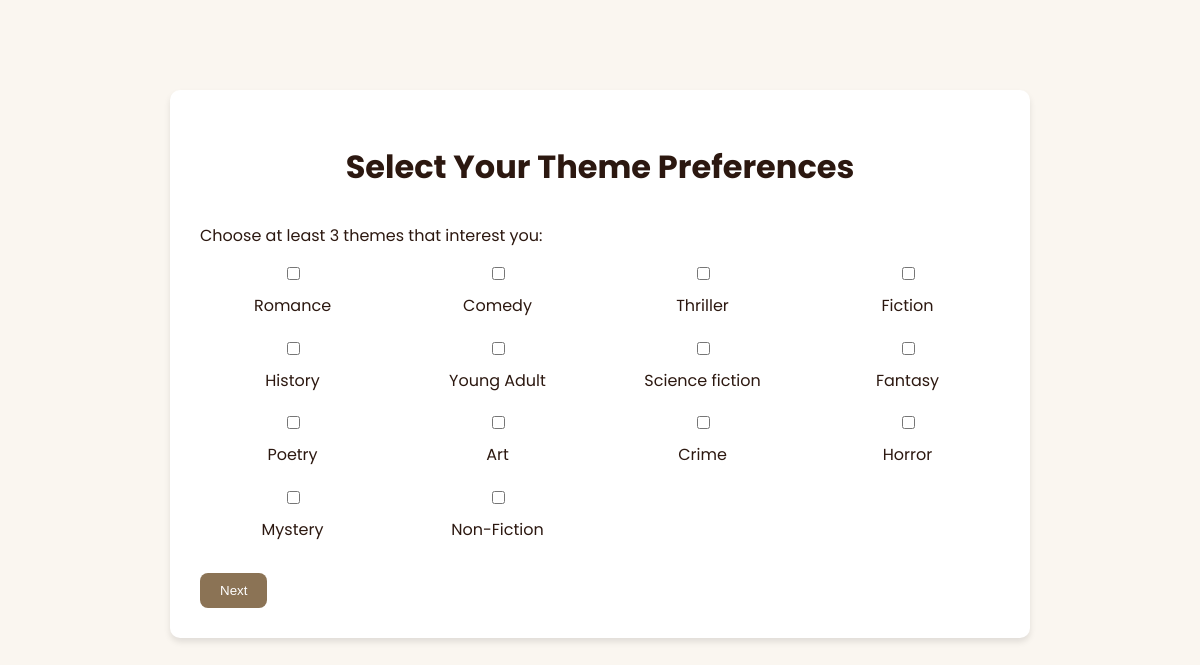
The app's page /members/theme-selection/ with its own data.
### discussion/models.py (models this page shows, shortened)
class Theme(models.Model):
    name = models.CharField(max_length=100, unique=True)

### members/views.py (the view)
# urls.py: path('theme-selection/', views.theme_selection, name='theme_selection'),
def theme_selection(request):
    if request.method == 'POST':
        form = ThemeSelectionForm(request.POST)
        if form.is_valid():
            themes = form.cleaned_data['themes']
            profile = request.user.profile
            profile.selected_themes.set(themes)
            return redirect('books_per_year')
    else:
        form = ThemeSelectionForm()
        themes = Theme.objects.all()
    return render(request, 'profile/theme_selection.html', {'form': form, 'themes': themes})

### members/forms.py
class ThemeSelectionForm(forms.Form):
    themes = forms.ModelMultipleChoiceField(
        queryset=Theme.objects.all(),
        widget=forms.CheckboxSelectMultiple,
        required=True
    )

### members/templates/profile/theme_selection.html (shortened to what this page needs)
{% extends 'base2.html' %}
{% block content %}
<div id="registration-page" class="container form-page active">
    <div class="container">
        <form method="post" id="theme-selection-form" class="theme-preferences">
            <h1>Select Your Theme Preferences</h1>
            <p>Choose at least 3 themes that interest you:</p>
            <div class="theme-grid">
                {% for theme in themes %}
                <div class="theme-item">
                  <input type="checkbox" name="themes" value="{{ theme.id }}" id="theme-{{ theme.id }}">
                  <label for="theme-{{ theme.id }}">{{ theme.name|capfirst }}</label>
                </div>
                {% endfor %}
              </div>
            <button type="submit" class="btn" style="margin-top: 30px;">Next</button>
        </form>
    </div>
</div>
{% endblock %}

### static/discussion/css/templates.css (style rules this page uses)
:root { --primary-color: #EEDED0; --primary-dark: #D6C4A9; --secondary-color: #F7E7CE; --accent-color-1: #B6A48E; --accent-color-2: #8B7355; --accent-color-3: #C17817; --text-color: #2C1810; --text-light: #5C4033; --background-color: #FAF6F0; --white: #FFFFFF; --error-color: #E85D75; --success-color: #4CAF50; --gradient-start: #EEDED0; --gradient-end: #D6C4A9; }
body { font-family: 'Poppins', sans-serif; background-color: var(--background-color); color: var(--text-color); line-height: 1.6; margin: 0; padding: 0; }
.container { max-width: 1200px; margin: 0 auto; padding: 20px; }
.btn { display: inline-flex; align-items: center; gap: 8px; padding: 10px 20px; background-color: var(--accent-color-2); color: var(--white); text-decoration: none; border-radius: 8px; border: none; cursor: pointer; transition: all 0.3s ease; font-weight: 500; }

### members/templates/profile/theme_selection.html (style rules this page uses)
.theme-preferences { max-width: 800px; margin: 50px auto; padding: 30px; background-color: #fff; border-radius: 10px; box-shadow: 0 4px 6px rgba(0, 0, 0, 0.1); }
.theme-preferences h1 { text-align: center; margin-bottom: 30px; }
.theme-grid { display: grid; grid-template-columns: repeat(auto-fill, minmax(150px, 1fr)); gap: 20px; }
.theme-item { display: flex; flex-direction: column; align-items: center; }
.theme-item label { margin-top: 10px; text-align: center; }

### records on screen
Theme: name "Romance"
Theme: name "Comedy"
Theme: name "Thriller"
Theme: name "Fiction"
Theme: name "History"
Theme: name "Young Adult"
Theme: name "Science fiction"
Theme: name "Fantasy"
Theme: name "Poetry"
Theme: name "Art"
Theme: name "Crime"
Theme: name "Horror"
Theme: name "Mystery"
Theme: name "Non-Fiction"
